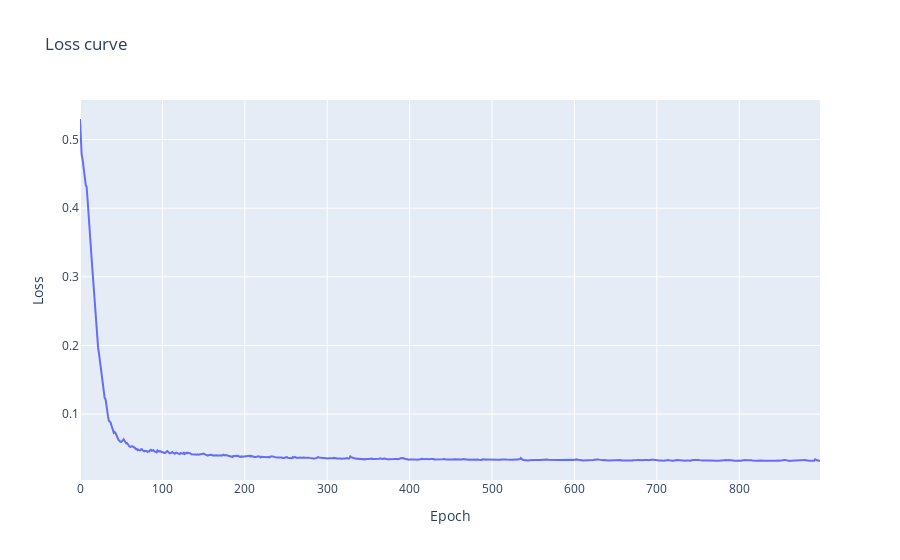

Write notebook code for a chart like this one.
### Code cell
# Try a small neural network using sklearn
from sklearn.neural_network import MLPRegressor

clf = MLPRegressor(hidden_layer_sizes=(400, 400, 400), max_iter=1000, n_iter_no_change=100, tol=1e-4)
clf.fit(X_train, Y_train)
Y_test_hat = clf.predict(X_test)

print(f'MSE: {mean_squared_error(Y_test, Y_test_hat)}')

data = []
data.append(go.Scatter(x=np.arange(len(clf.loss_curve_)), y=clf.loss_curve_, mode='lines', name='Loss curve'))

fig = go.Figure(data=data)
fig.update_layout(
    xaxis_title="Epoch",
    yaxis_title="Loss",
    title="Loss curve"
)
fig.show()

### Figure 1 — Plotly figure (JSON) as saved in the notebook; plotly's stock layout.template omitted (floating-point values rounded to 4 significant figures; data arrays with more than 128 entries replaced by an {"elided": "..."} marker saying what was removed)
{"data": [{"mode": "lines", "name": "Loss curve", "type": "scatter", "x": {"elided": "899 int values"}, "y": {"elided": "899 float values"}}], "layout": {"title": {"text": "Loss curve"}, "xaxis": {"title": {"text": "Epoch"}}, "yaxis": {"title": {"text": "Loss"}}}}
